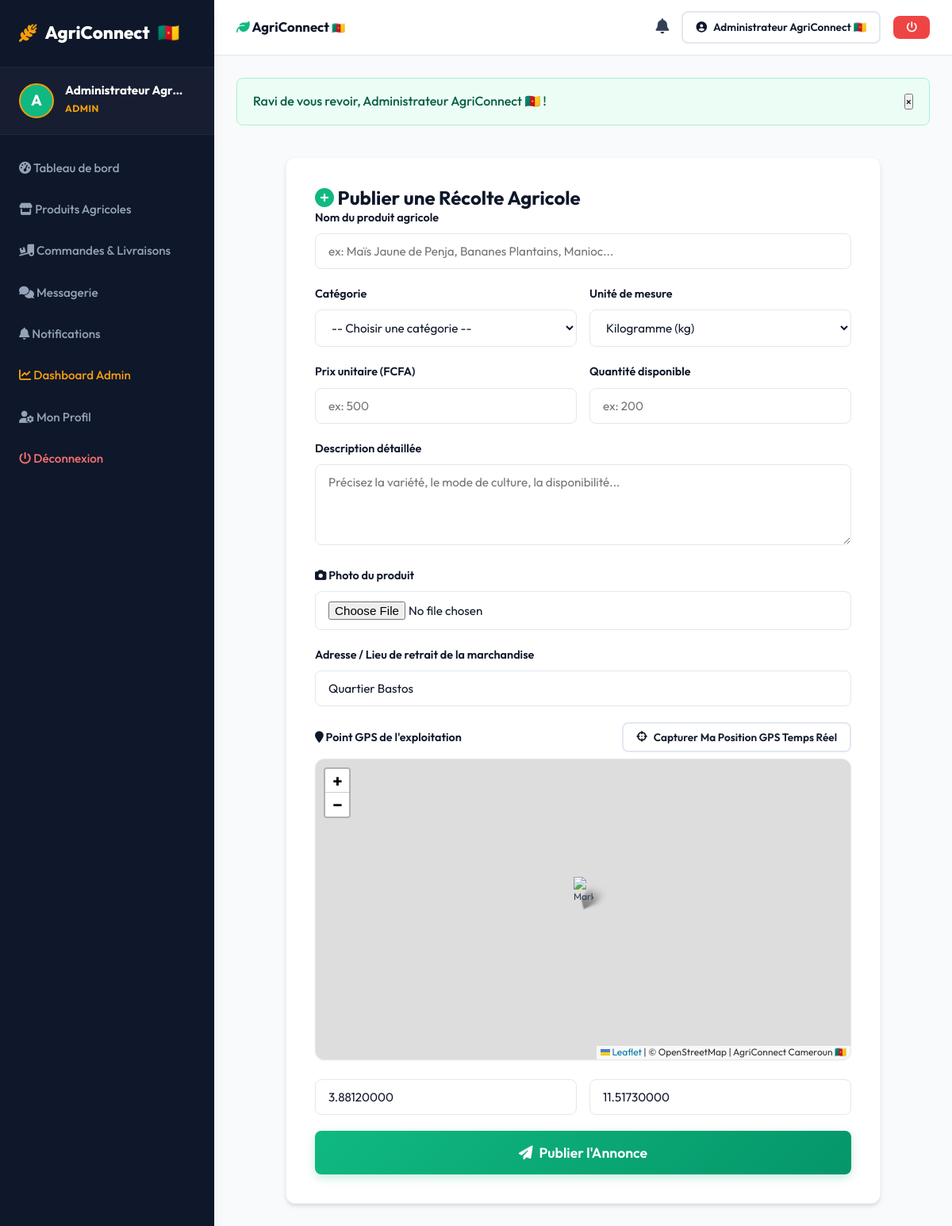
Screenshot of /publier_produit.php (signed in) with the database file from the repository.
### tables this page shows
CREATE TABLE IF NOT EXISTS `utilisateurs` (
  `id` INT AUTO_INCREMENT PRIMARY KEY,
  `nom_complet` VARCHAR(150) NOT NULL,
  `email` VARCHAR(150) NOT NULL UNIQUE,
  `mot_de_passe` VARCHAR(255) NOT NULL,
  `role` ENUM('agriculteur', 'acheteur', 'transporteur', 'admin') NOT NULL DEFAULT 'acheteur',
  `telephone` VARCHAR(30) DEFAULT NULL,
  `photo` VARCHAR(255) DEFAULT 'default_avatar.png',
  `adresse` VARCHAR(255) DEFAULT NULL,
  `ville` VARCHAR(100) DEFAULT NULL,
  `latitude` DECIMAL(10, 8) DEFAULT NULL,
  `longitude` DECIMAL(11, 8) DEFAULT NULL,
  `statut` ENUM('actif', 'suspendu') NOT NULL DEFAULT 'actif',
  `est_certifie` TINYINT(1) NOT NULL DEFAULT 0,
  `statut_certification` ENUM('non_demande', 'en_attente', 'valide', 'rejete') NOT NULL DEFAULT 'non_demande',
  `photo_cni` VARCHAR(255) DEFAULT NULL,
  `date_demande_certification` DATETIME DEFAULT NULL,
  `date_creation` DATETIME DEFAULT CURRENT_TIMESTAMP
);

### publier_produit.php (the view, shortened to what this page needs)
<?php
require_once __DIR__ . '/includes/fonctions.php';
$agriculteur_id = $_SESSION['utilisateur_id'];
$stmtUser = $pdo->prepare("SELECT latitude, longitude, adresse, ville FROM utilisateurs WHERE id = ?");
$stmtUser->execute([$agriculteur_id]);
$userInfo = $stmtUser->fetch();
require_once __DIR__ . '/includes/header.php';
?>
<div class="form-card" style="max-width: 750px;">
    <h2 class="form-title"><i class="fa-solid fa-plus-circle" style="color: var(--primary);"></i> Publier une Récolte Agricole</h2>
    <form action="publier_produit.php" method="POST" enctype="multipart/form-data">
        <div class="form-group">
            <label class="form-label">Nom du produit agricole</label>
            <input type="text" name="nom" class="form-control" placeholder="ex: Maïs Jaune de Penja, Bananes Plantains, Manioc..." required value="<?php echo htmlspecialchars($_POST['nom'] ?? ''); ?>">
        </div>
        <div style="display: grid; grid-template-columns: 1fr 1fr; gap: 16px;">
            <div class="form-group">
                <label class="form-label">Catégorie</label>
                <select name="categorie_id" class="form-control" required>
                    <option value="">-- Choisir une catégorie --</option>
                </select>
            </div>
            <div class="form-group">
                <label class="form-label">Unité de mesure</label>
                <select name="unite" class="form-control">
                    <option value="kg">Kilogramme (kg)</option>
                </select>
            </div>
        </div>
        <div style="display: grid; grid-template-columns: 1fr 1fr; gap: 16px;">
            <div class="form-group">
                <label class="form-label">Prix unitaire (FCFA)</label>
                <input type="number" step="10" name="prix" class="form-control" placeholder="ex: 500" required value="<?php echo htmlspecialchars($_POST['prix'] ?? ''); ?>">
            </div>
            <div class="form-group">
                <label class="form-label">Quantité disponible</label>
                <input type="number" step="0.1" name="quantite_disponible" class="form-control" placeholder="ex: 200" required value="<?php echo htmlspecialchars($_POST['quantite_disponible'] ?? ''); ?>">
            </div>
        </div>
        <div class="form-group">
            <label class="form-label">Description détaillée</label>
            <textarea name="description" class="form-control" rows="4" placeholder="Précisez la variété, le mode de culture, la disponibilité..."><?php echo htmlspecialchars($_POST['description'] ?? ''); ?></textarea>
        </div>
        <div class="form-group">
            <label class="form-label"><i class="fa-solid fa-camera"></i> Photo du produit</label>
            <input type="file" name="photo" class="form-control" accept="image/*">
        </div>
        <div class="form-group">
            <label class="form-label">Adresse / Lieu de retrait de la marchandise</label>
            <input type="text" name="adresse_retrait" class="form-control" placeholder="ex: Exploitation Agricole Fotso, Bafoussam" value="<?php echo htmlspecialchars($_POST['adresse_retrait'] ?? ($userInfo['adresse'] ?: '')); ?>">
        </div>
        <div class="form-group">
            <div style="display: flex; justify-content: space-between; align-items: center; margin-bottom: 8px; flex-wrap: wrap; gap: 10px;">
                <label class="form-label" style="margin: 0;"><i class="fa-solid fa-location-pin"></i> Point GPS de l'exploitation</label>
                <button type="button" id="btnMaPositionGPS" class="btn btn-outline btn-sm">
                    <i class="fa-solid fa-crosshairs"></i> Capturer Ma Position GPS Temps Réel
                </button>
            </div>
            <div id="mapPublier" class="map-container map-picker-container"></div>
            <div style="display: grid; grid-template-columns: 1fr 1fr; gap: 16px; margin-top: 10px;">
                <input type="text" name="latitude" id="latPublier" class="form-control" readonly value="<?php echo $userInfo['latitude'] ?? 5.4778; ?>">
                <input type="text" name="longitude" id="lngPublier" class="form-control" readonly value="<?php echo $userInfo['longitude'] ?? 10.4176; ?>">
            </div>
        </div>
        <button type="submit" class="btn btn-primary btn-lg" style="width: 100%;">
            <i class="fa-solid fa-paper-plane"></i> Publier l'Annonce
        </button>
    </form>
</div>
<?php require_once __DIR__ . '/includes/footer.php'; ?>

### assets/css/style.css (style rules this page uses)
:root { --primary: #10b981; --primary-dark: #059669; --primary-light: #d1fae5; --accent: #f59e0b; --dark: #0f172a; --dark-surface: #1e293b; --light-bg: #f8fafc; --white: #ffffff; --gray-100: #f1f5f9; --gray-200: #e2e8f0; --gray-500: #64748b; --gray-700: #334155; --danger: #ef4444; --warning: #f59e0b; --success: #10b981; --info: #3b82f6; --shadow-sm: 0 1px 3px rgba(0,0,0,0.05); --shadow-md: 0 4px 6px -1px rgba(0,0,0,0.1), 0 2px 4px -1px rgba(0,0,0,0.06); --shadow-lg: 0 10px 15px -3px rgba(0,0,0,0.1), 0 4px 6px -2px rgba(0,0,0,0.05); --radius-sm: 8px; --radius-md: 12px; --radius-lg: 20px; --transition: all 0.3s cubic-bezier(0.4, 0, 0.2, 1); }
* { margin: 0; padding: 0; box-sizing: border-box; font-family: 'Outfit', -apple-system, BlinkMacSystemFont, "Segoe UI", Roboto, sans-serif; }
body { background-color: var(--light-bg); color: var(--gray-700); line-height: 1.6; min-height: 100vh; display: flex; flex-direction: column; overflow-x: hidden; }
h1, h2, h3, h4, h5, h6 { color: var(--dark); font-weight: 700; line-height: 1.2; }
.btn { display: inline-flex; align-items: center; justify-content: center; gap: 8px; padding: 12px 24px; border-radius: var(--radius-sm); font-weight: 600; font-size: 0.95rem; cursor: pointer; transition: var(--transition); border: none; text-align: center; white-space: nowrap; }
.btn-primary { background: linear-gradient(135deg, var(--primary) 0%, var(--primary-dark) 100%); color: var(--white); box-shadow: 0 4px 12px rgba(16, 185, 129, 0.25); }
.btn-outline { background: transparent; border: 2px solid var(--gray-200); color: var(--dark); }
.btn-sm { padding: 8px 16px; font-size: 0.85rem; }
.btn-lg { padding: 16px 32px; font-size: 1.1rem; }
.form-group { margin-bottom: 20px; }
.form-label { display: block; font-weight: 600; font-size: 0.9rem; margin-bottom: 8px; color: var(--dark); }
.form-control { width: 100%; padding: 12px 16px; border-radius: var(--radius-sm); border: 1.5px solid var(--gray-200); background-color: var(--white); font-size: 0.95rem; transition: var(--transition); color: var(--dark); }
.form-card { background: var(--white); padding: 36px; border-radius: var(--radius-md); box-shadow: var(--shadow-md); max-width: 500px; margin: 40px auto; border: 1px solid var(--gray-100); }
.map-container { width: 100%; height: 380px; border-radius: var(--radius-md); overflow: hidden; box-shadow: var(--shadow-sm); border: 1px solid var(--gray-200); z-index: 1; margin-bottom: 24px; }

### rows the page displays
utilisateurs: adresse_retrait "Quartier Bastos", latitude "3.88120000", longitude "11.51730000"

### other values shown
substr($user_nom, 0, 1) "A"
$user_nom "Administrateur Agr…"
$user_role "ADMIN"
$user_nom "Administrateur AgriConnect 🇨🇲"
$flash['message'] "Ravi de vous revoir, Administrateur AgriConnect 🇨🇲 !"
